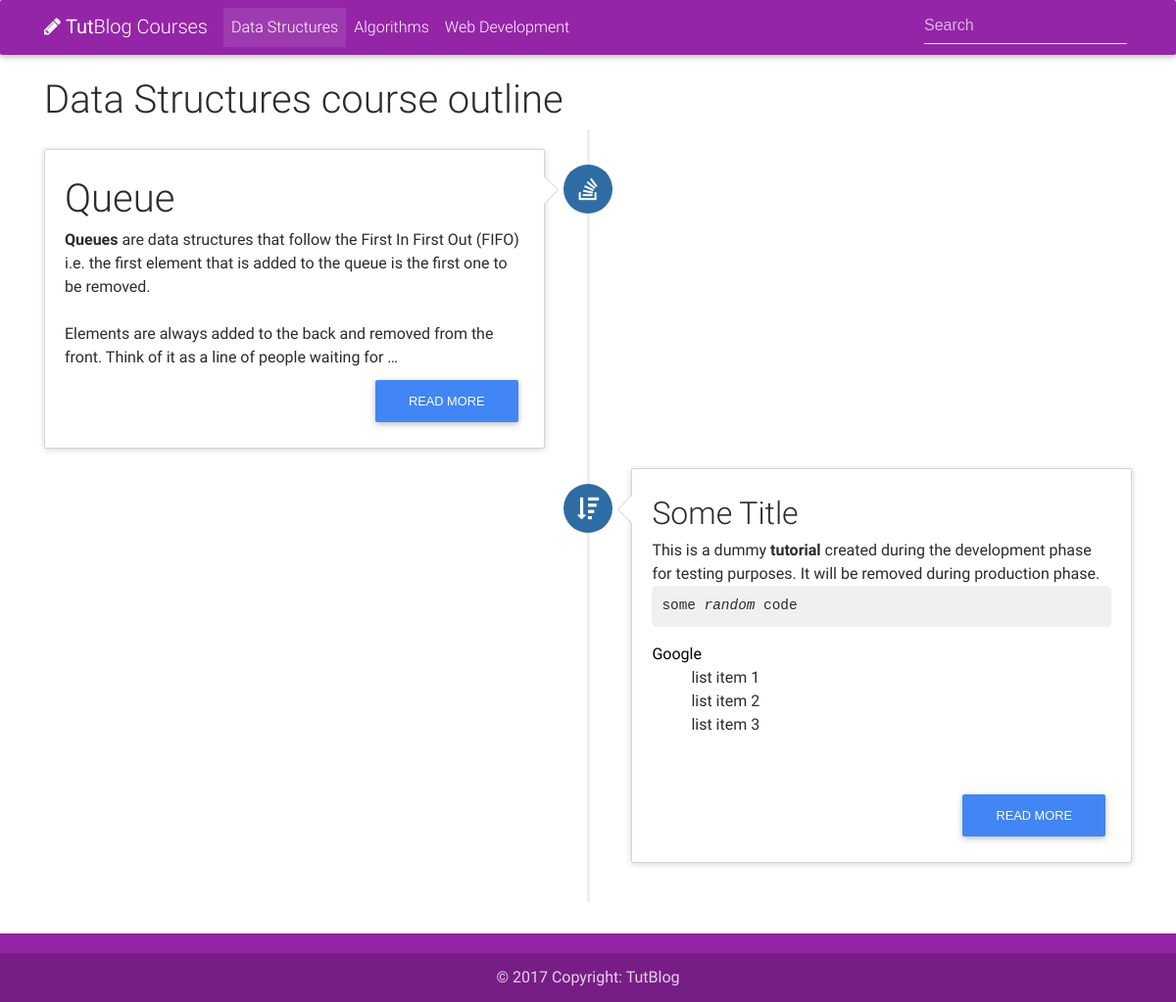
Page /tutorials/data-structures/ on the earlier database version.
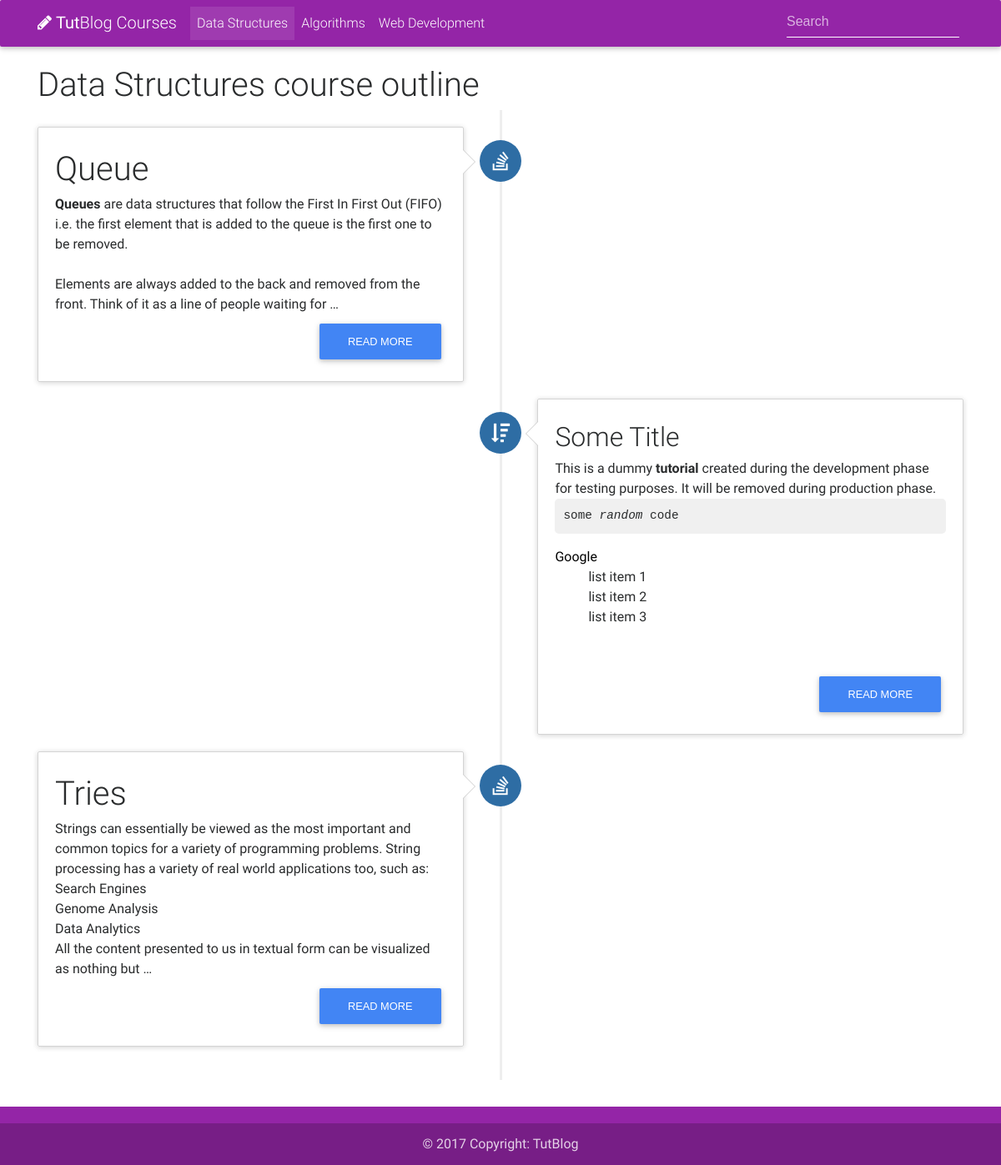
Same page on the later database version.
### Blogs/models.py (models this page shows, shortened)
class Blog(models.Model):
	title = models.CharField(max_length=100, unique=True)
	slug = models.SlugField(max_length=100, unique=True)
	body = models.TextField()
	isTut = models.BooleanField(default=False)
	created = models.DateTimeField(db_index=True, auto_now_add=True)
	category = models.ManyToManyField(Category)
	updated = models.DateTimeField(db_index=True, auto_now=True)
	author = models.ForeignKey(User, on_delete=models.CASCADE)
	tags = models.ManyToManyField(Tags, blank = True)
	upvotes = models.ManyToManyField(User, related_name='blog_upvotes', blank=True)
	downvotes = models.ManyToManyField(User, related_name='blog_downvotes', blank=True)
	total_votes = models.IntegerField(default = 0)

### Blogs/views.py (the view)
# urls.py: url(r'^tutorials/data-structures/$', T_views.tut_ds, name='tut_ds'),
def tut_ds(request):
	blog_list = Blog.objects.filter(category__in=[1])
	x=1
	tutorials = blog_list.filter(isTut=True)
	return render(request, "tutorial_index.html", { 'tutorials': tutorials, 'x':x })

### Templates/tutorial_index.html (shortened to what the changed rows need)
{% load static %}
<!DOCTYPE html>
<html lang="en">
<head>
    <link rel="stylesheet" href="https://maxcdn.bootstrapcdn.com/font-awesome/4.6.0/css/font-awesome.min.css">
    <link href="{% static 'css/bootstrap.min.css' %}" rel="stylesheet">
    <link href="{% static 'css/mdb.min.css' %}" rel="stylesheet">
    <link href="{% static 'css/style.css' %}" rel="stylesheet">
    <link href="{% static 'css/blog_list.css' %}" rel="stylesheet">
    <link href="{% static 'css/timeline.css' %}" rel="stylesheet">
</head>
<body>
    <br>
    <div class="container">
    <div class="page-header">
        <h1 id="timeline">
            {% if x == 1 %}
                Data Structures course outline
            {% elif x == 2 %}
                Algorithms course outline
            {% elif x == 3 %}
                Web-D course outline
            {% endif %}
        </h1>
    </div>
    <ul class="timeline">
        {% for tutorial in tutorials %}
            {% if forloop.counter|divisibleby:2 %}
                <li class="timeline-inverted">
                  <div class="timeline-badge primary"><i class="fa fa-sort-amount-desc"></i></div>
                  <div class="timeline-panel">
                    <div class="timeline-body">
                      <p>{{ tutorial.body|safe|truncatewords:"50"|linebreaks }}</p>
                    </div>
                    <form action="{% url 'tut_detail' tutorial.id %}"><button class="btn btn-primary pull-right" type="submit" name="button">Read More</button></form>
                  </div>
                </li>
            {% else %}
                <li>
                  <div class="timeline-badge primary"><i class="fa fa-stack-overflow"></i></div>
                  <div class="timeline-panel">
                    <div class="timeline-body">
                      <p>{{ tutorial.body|safe|truncatewords:"50"|linebreaks }}</p>
                    </div>
                    <form action="{% url 'tut_detail' tutorial.id %}"><button class="btn btn-primary pull-right" type="submit" name="button">Read More</button></form>
                  </div>
                </li>
            {% endif %}
        {% endfor %}
    </ul>
</div>
</body>
</html>

Differences in the rows shown:
added Blog: body "Tries Strings can essentially be viewed as the most important and common topics for a variety of programming problems. String processing has a variety of real world applications too, such as: Search Engines Genome Analysis Data Analytics All the content presented to us in textual form can be visualized as nothing but …"
